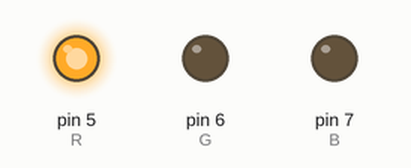
Recording of a sketch running on a simulated Arduino Uno, built with avr-gcc and run on an emulated ATmega328P. Parts: output pins drawn as LEDs (lit = HIGH).

Above: at 0.15 s.
At 1.35 s:
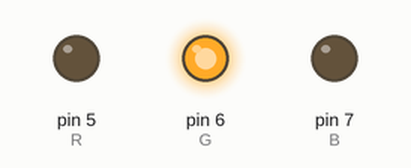
At 2.55 s:
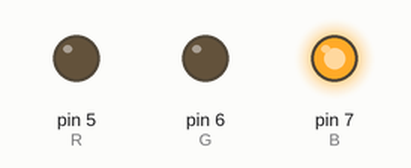
Timing chart, 0 to 3.0 s (numbered marks = the images above):
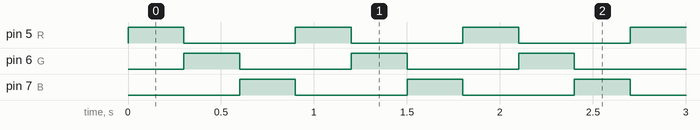

Measured:
- by itself, pin 5 (R), pin 6 (G), pin 7 (B): alternates HIGH for 0.30 s and LOW for 0.60 s
- by itself, everything shown: repeats every 0.90 s, in 4 steps

The sketch:

LED.ino
```cpp
#include <Arduino.h>

int R = 5;
int G = 6;
int B = 7;

void setup() {
  Serial.begin(9600);
  pinMode(R, OUTPUT);
  pinMode(G, OUTPUT);
  pinMode(B, OUTPUT);
}

void loop() {
  digitalWrite(R, HIGH);
  delay(300);
  digitalWrite(R, LOW);
  digitalWrite(G, HIGH);
  delay(300);
  digitalWrite(G, LOW);
  digitalWrite(B, HIGH);
  delay(300);
  digitalWrite(B, LOW);
}
```
